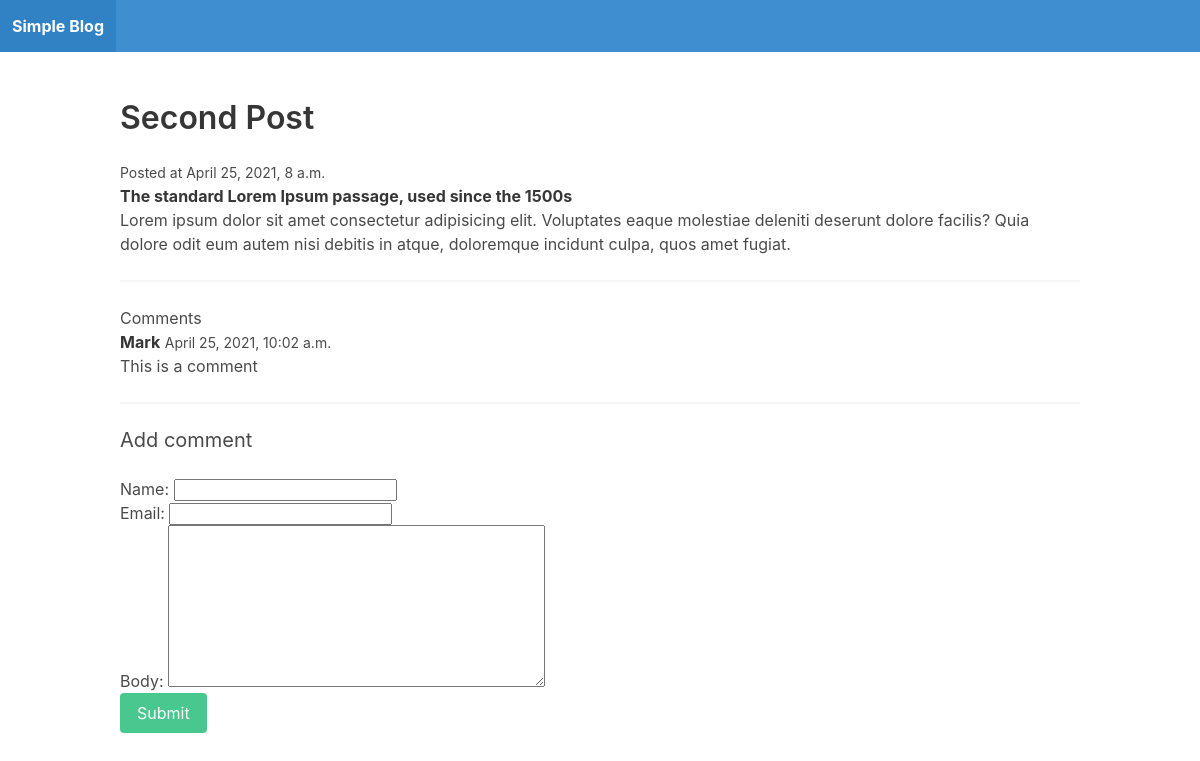
The page /second_post/ on the database its author committed.
### blog/models.py (models this page shows)
class Post(models.Model):
    title = models.CharField(max_length=255)
    slug = models.SlugField()
    intro = models.TextField()
    body = models.TextField()
    date_added = models.DateTimeField(auto_now_add=True)
    class Meta:
        ordering = ['-date_added']

class Comment(models.Model):
    post = models.ForeignKey(
        Post, related_name='comments', on_delete=models.CASCADE)
    name = models.CharField(max_length=255)
    email = models.EmailField(max_length=255)
    body = models.TextField()
    date_added = models.DateTimeField(auto_now_add=True)
    class Meta:
        ordering = ['date_added']

### blog/views.py (the view)
# urls.py: path('<slug:slug>/', post_detail, name='post_detail'),
def post_detail(request, slug):
    post = Post.objects.get(slug=slug)
    if request.method == 'POST':
        form = CommentForm(request.POST)
        if form.is_valid():
            comment = form.save(commit=False)
            comment.post = post
            comment.save()
            return redirect('post_detail', slug=post.slug)
    else:
        form = CommentForm()
    return render(request, 'blog/post_detail.html', {'post': post, 'form': form})

### blog/forms.py
class CommentForm(forms.ModelForm):
    class Meta:
        model = Comment
        fields = ['name', 'email', 'body']

### blog/templates/blog/post_detail.html (shortened to what this page needs)
{% extends 'blog/layout.html' %}
{% block content %}
<h1 class="title">{{ post.title }}</h1>
<small>Posted at {{ post.date_added }}</small>
<p><strong>{{ post.intro }}</strong></p>
<p>{{ post.body }}</p>
<hr>
<h2 class="sutitle">Comments</h2>
{% for comment in post.comments.all %}
<article class="media">
    <div class="media-content">
        <div class="content">
            <p>
                <strong>{{ comment.name }}</strong>
                <small>{{ comment.date_added}}</small>
                <br>
                {{ comment.body }}
            </p>
        </div>
    </div>
</article>
{% empty %} <div class="notification">
    <p>No comments yet!</p>
</div>
{% endfor %}
<hr>
<h2 class="subtitle">Add comment</h2>
<form action="." method="post">
    {{ form.as_p }}
    <div class="field">
        <div class="control">
            <button class="button is-success">Submit</button>
        </div>
    </div>
</form>
{% endblock %}

### rows shown on the page
Post: title "Second Post", date_added "April 25, 2021, 8 a.m.", intro "The standard Lorem Ipsum passage, used since the 1500s", body "Lorem ipsum dolor sit amet consectetur adipisicing elit. Voluptates eaque molestiae deleniti deserunt dolore facilis? Quia dolore odit eum autem nisi debitis in atque, doloremque incidunt culpa, quos amet fugiat."
Comment: name "Mark", date_added "April 25, 2021, 10:02 a.m.", body "This is a comment"
